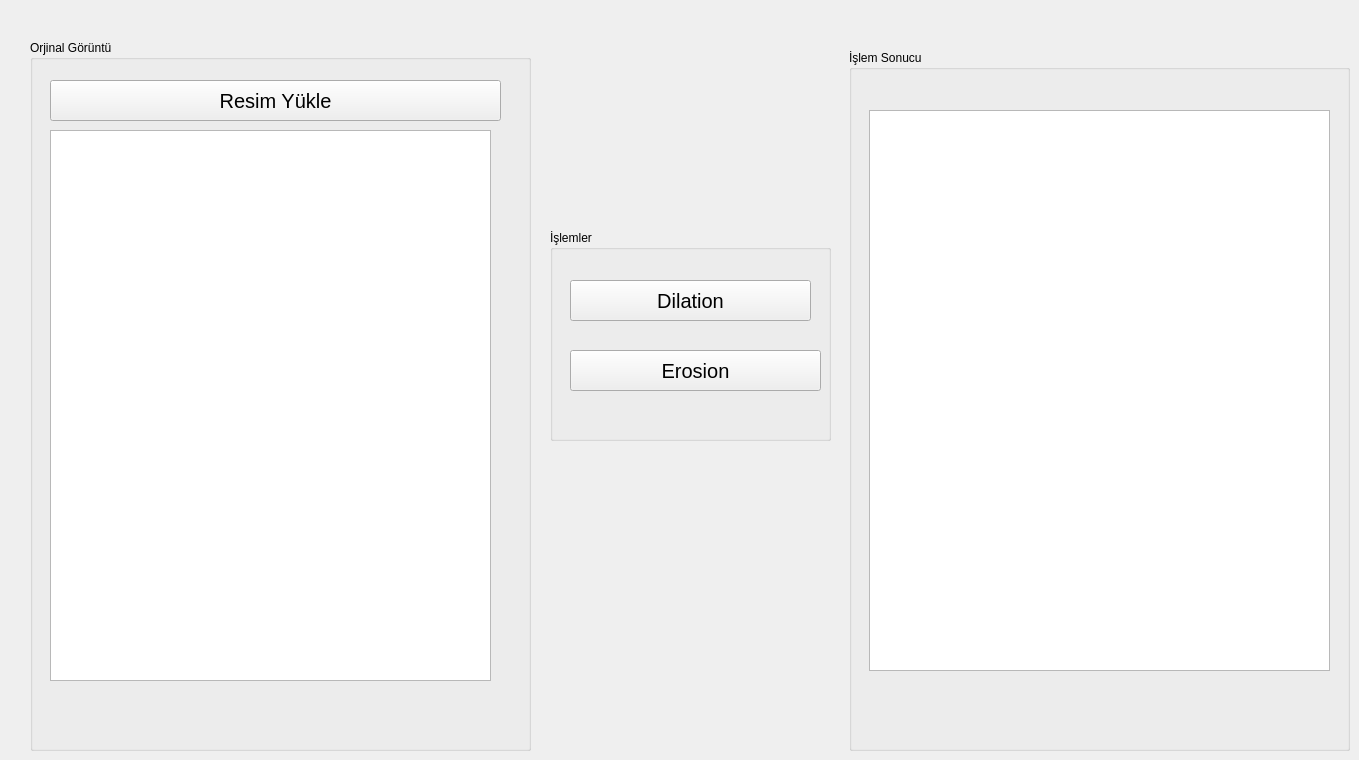
   <widget class="QWidget" name="tab_18">
    <attribute name="title">
     <string>Erosion - Dilation</string>
    </attribute>
    <widget class="QGroupBox" name="groupBox_70">
     <property name="geometry">
      <rect>
       <x>30</x>
       <y>40</y>
       <width>501</width>
       <height>711</height>
      </rect>
     </property>
     <property name="title">
      <string>Orjinal Görüntü</string>
     </property>
     <widget class="QPushButton" name="btnErosionYukle">
      <property name="geometry">
       <rect>
        <x>20</x>
        <y>40</y>
        <width>451</width>
        <height>41</height>
       </rect>
      </property>
      <property name="font">
       <font>
        <pointsize>15</pointsize>
       </font>
      </property>
      <property name="text">
       <string>Resim Yükle</string>
      </property>
     </widget>
     <widget class="QGraphicsView" name="gvErosionYukle">
      <property name="geometry">
       <rect>
        <x>20</x>
        <y>90</y>
        <width>441</width>
        <height>551</height>
       </rect>
      </property>
     </widget>
    </widget>
    <widget class="QGroupBox" name="groupBox_71">
     <property name="geometry">
      <rect>
       <x>550</x>
       <y>230</y>
       <width>281</width>
       <height>211</height>
      </rect>
     </property>
     <property name="title">
      <string>İşlemler</string>
     </property>
     <widget class="QPushButton" name="btnDilation">
      <property name="geometry">
       <rect>
        <x>20</x>
        <y>50</y>
        <width>241</width>
        <height>41</height>
       </rect>
      </property>
      <property name="font">
       <font>
        <pointsize>15</pointsize>
       </font>
      </property>
      <property name="text">
       <string>Dilation</string>
      </property>
     </widget>
     <widget class="QPushButton" name="btnErosion">
      <property name="geometry">
       <rect>
        <x>20</x>
        <y>120</y>
        <width>251</width>
        <height>41</height>
       </rect>
      </property>
      <property name="font">
       <font>
        <pointsize>15</pointsize>
       </font>
      </property>
      <property name="text">
       <string>Erosion</string>
      </property>
     </widget>
    </widget>
    <widget class="QGroupBox" name="groupBox_72">
     <property name="geometry">
      <rect>
       <x>849</x>
       <y>50</y>
       <width>501</width>
       <height>701</height>
      </rect>
     </property>
     <property name="title">
      <string>İşlem Sonucu</string>
     </property>
     <widget class="QGraphicsView" name="gvErosionSonuc">
      <property name="geometry">
       <rect>
        <x>20</x>
        <y>60</y>
        <width>461</width>
        <height>561</height>
       </rect>
      </property>
     </widget>
    </widget>
   </widget>
